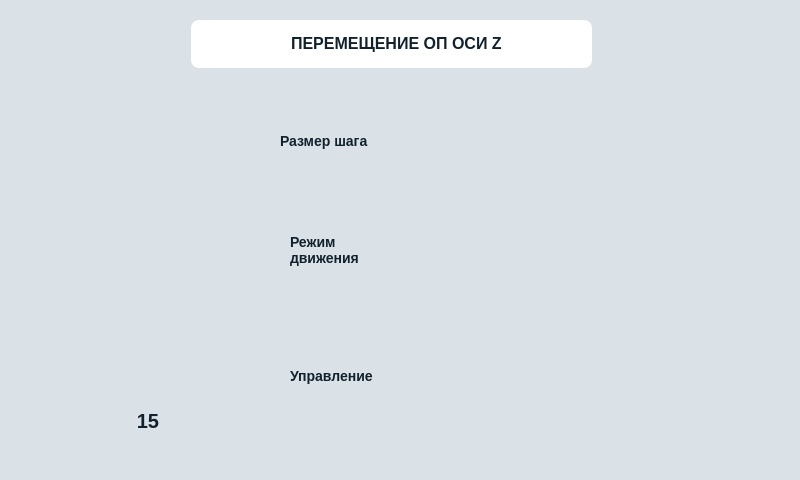
<?xml version="1.0" encoding="UTF-8"?>
<ui version="4.0">
 <class>ZWindow</class>
 <widget class="QMainWindow" name="ZWindow">
  <property name="geometry">
   <rect>
    <x>0</x>
    <y>0</y>
    <width>800</width>
    <height>480</height>
   </rect>
  </property>
  <property name="windowTitle">
   <string>MainWindow</string>
  </property>
  <property name="styleSheet">
   <string notr="true">background-color: rgb(218, 226, 232);</string>
  </property>
  <widget class="QWidget" name="centralwidget">
   <widget class="QFrame" name="frame">
    <property name="geometry">
     <rect>
      <x>191</x>
      <y>20</y>
      <width>401</width>
      <height>48</height>
     </rect>
    </property>
    <property name="styleSheet">
     <string notr="true">background-color: rgb(255, 255, 255);
border-radius: 8px;</string>
    </property>
    <property name="frameShape">
     <enum>QFrame::StyledPanel</enum>
    </property>
    <property name="frameShadow">
     <enum>QFrame::Raised</enum>
    </property>
    <widget class="QLabel" name="label">
     <property name="geometry">
      <rect>
       <x>100</x>
       <y>13</y>
       <width>251</width>
       <height>20</height>
      </rect>
     </property>
     <property name="styleSheet">
      <string notr="true">color: #12222D;
font-family: 'RF Dewi';
font-style: normal;
font-weight: 700;
font-size: 16px;
line-height: 120%;
text-align: center;</string>
     </property>
     <property name="text">
      <string>ПЕРЕМЕЩЕНИЕ ОП ОСИ Z</string>
     </property>
    </widget>
   </widget>
   <widget class="QLabel" name="label_2">
    <property name="geometry">
     <rect>
      <x>686</x>
      <y>30</y>
      <width>94</width>
      <height>31</height>
     </rect>
    </property>
    <property name="text">
     <string/>
    </property>
    <property name="pixmap">
     <pixmap resource="res.qrc">:/res/img/logo.png</pixmap>
    </property>
    <property name="scaledContents">
     <bool>true</bool>
    </property>
   </widget>
   <widget class="QLabel" name="label_16">
    <property name="geometry">
     <rect>
      <x>20</x>
      <y>20</y>
      <width>151</width>
      <height>48</height>
     </rect>
    </property>
    <property name="text">
     <string/>
    </property>
    <property name="pixmap">
     <pixmap resource="res.qrc">:/res/img/back.png</pixmap>
    </property>
    <property name="scaledContents">
     <bool>false</bool>
    </property>
   </widget>
   <widget class="QPushButton" name="backButton">
    <property name="geometry">
     <rect>
      <x>10</x>
      <y>10</y>
      <width>171</width>
      <height>61</height>
     </rect>
    </property>
    <property name="focusPolicy">
     <enum>Qt::NoFocus</enum>
    </property>
    <property name="styleSheet">
     <string notr="true">background-color: transparent;
border : 0;</string>
    </property>
    <property name="text">
     <string/>
    </property>
   </widget>
   <widget class="QLabel" name="label_4">
    <property name="geometry">
     <rect>
      <x>10</x>
      <y>80</y>
      <width>241</width>
      <height>391</height>
     </rect>
    </property>
    <property name="text">
     <string/>
    </property>
    <property name="pixmap">
     <pixmap resource="res.qrc">:/res/img/z.png</pixmap>
    </property>
   </widget>
   <widget class="QLabel" name="label_6">
    <property name="geometry">
     <rect>
      <x>260</x>
      <y>201</y>
      <width>521</width>
      <height>101</height>
     </rect>
    </property>
    <property name="text">
     <string/>
    </property>
    <property name="pixmap">
     <pixmap resource="res.qrc">:/res/img/z_2.png</pixmap>
    </property>
   </widget>
   <widget class="QLabel" name="label_7">
    <property name="geometry">
     <rect>
      <x>260</x>
      <y>306</y>
      <width>521</width>
      <height>151</height>
     </rect>
    </property>
    <property name="text">
     <string/>
    </property>
    <property name="pixmap">
     <pixmap resource="res.qrc">:/res/img/z_3.png</pixmap>
    </property>
   </widget>
   <widget class="QLabel" name="label_9">
    <property name="geometry">
     <rect>
      <x>290</x>
      <y>224</y>
      <width>101</width>
      <height>51</height>
     </rect>
    </property>
    <property name="styleSheet">
     <string notr="true">font-family: 'RF Dewi';
font-style: normal;
font-weight: 800;
font-size: 14px;
color: #12222D;
border:0px;
background-color: rgba(255, 255, 255, 0);</string>
    </property>
    <property name="text">
     <string>Режим
движения</string>
    </property>
   </widget>
   <widget class="QLabel" name="label_10">
    <property name="geometry">
     <rect>
      <x>290</x>
      <y>350</y>
      <width>101</width>
      <height>51</height>
     </rect>
    </property>
    <property name="styleSheet">
     <string notr="true">font-family: 'RF Dewi';
font-style: normal;
font-weight: 800;
font-size: 14px;
color: #12222D;
border:0px;
background-color: rgba(255, 255, 255, 0);</string>
    </property>
    <property name="text">
     <string>Управление</string>
    </property>
   </widget>
   <widget class="QLabel" name="modeLabel">
    <property name="geometry">
     <rect>
      <x>410</x>
      <y>223</y>
      <width>371</width>
      <height>71</height>
     </rect>
    </property>
    <property name="styleSheet">
     <string notr="true">background-color: rgba(255, 255, 255, 0);</string>
    </property>
    <property name="text">
     <string/>
    </property>
    <property name="pixmap">
     <pixmap resource="res.qrc">:/res/img/z_move_step.png</pixmap>
    </property>
   </widget>
   <widget class="QLabel" name="upLabel">
    <property name="geometry">
     <rect>
      <x>400</x>
      <y>323</y>
      <width>131</width>
      <height>131</height>
     </rect>
    </property>
    <property name="styleSheet">
     <string notr="true">background-color: rgba(255, 255, 255, 0);</string>
    </property>
    <property name="text">
     <string/>
    </property>
    <property name="pixmap">
     <pixmap resource="res.qrc">:/res/img/z_up.png</pixmap>
    </property>
   </widget>
   <widget class="QLabel" name="stopLabel">
    <property name="geometry">
     <rect>
      <x>520</x>
      <y>323</y>
      <width>131</width>
      <height>131</height>
     </rect>
    </property>
    <property name="styleSheet">
     <string notr="true">background-color: rgba(255, 255, 255, 0);</string>
    </property>
    <property name="text">
     <string/>
    </property>
    <property name="pixmap">
     <pixmap resource="res.qrc">:/res/img/z_stop.png</pixmap>
    </property>
   </widget>
   <widget class="QLabel" name="downLabel">
    <property name="geometry">
     <rect>
      <x>640</x>
      <y>323</y>
      <width>131</width>
      <height>131</height>
     </rect>
    </property>
    <property name="styleSheet">
     <string notr="true">background-color: rgba(255, 255, 255, 0);</string>
    </property>
    <property name="text">
     <string/>
    </property>
    <property name="pixmap">
     <pixmap resource="res.qrc">:/res/img/z_down.png</pixmap>
    </property>
   </widget>
   <widget class="QPushButton" name="stepButton">
    <property name="geometry">
     <rect>
      <x>410</x>
      <y>210</y>
      <width>181</width>
      <height>81</height>
     </rect>
    </property>
    <property name="focusPolicy">
     <enum>Qt::NoFocus</enum>
    </property>
    <property name="styleSheet">
     <string notr="true">background-color: transparent;
border : 0;</string>
    </property>
    <property name="text">
     <string/>
    </property>
   </widget>
   <widget class="QPushButton" name="stopButton">
    <property name="geometry">
     <rect>
      <x>590</x>
      <y>210</y>
      <width>181</width>
      <height>81</height>
     </rect>
    </property>
    <property name="focusPolicy">
     <enum>Qt::NoFocus</enum>
    </property>
    <property name="styleSheet">
     <string notr="true">background-color: transparent;
border : 0;</string>
    </property>
    <property name="text">
     <string/>
    </property>
   </widget>
   <widget class="QPushButton" name="upButton">
    <property name="geometry">
     <rect>
      <x>410</x>
      <y>310</y>
      <width>121</width>
      <height>141</height>
     </rect>
    </property>
    <property name="focusPolicy">
     <enum>Qt::NoFocus</enum>
    </property>
    <property name="styleSheet">
     <string notr="true">background-color: transparent;
border : 0;</string>
    </property>
    <property name="text">
     <string/>
    </property>
   </widget>
   <widget class="QPushButton" name="zstopButton">
    <property name="geometry">
     <rect>
      <x>530</x>
      <y>310</y>
      <width>121</width>
      <height>141</height>
     </rect>
    </property>
    <property name="focusPolicy">
     <enum>Qt::NoFocus</enum>
    </property>
    <property name="styleSheet">
     <string notr="true">background-color: transparent;
border : 0;</string>
    </property>
    <property name="text">
     <string/>
    </property>
   </widget>
   <widget class="QPushButton" name="downButton">
    <property name="geometry">
     <rect>
      <x>650</x>
      <y>310</y>
      <width>121</width>
      <height>141</height>
     </rect>
    </property>
    <property name="focusPolicy">
     <enum>Qt::NoFocus</enum>
    </property>
    <property name="styleSheet">
     <string notr="true">background-color: transparent;
border : 0;</string>
    </property>
    <property name="text">
     <string/>
    </property>
   </widget>
   <widget class="QFrame" name="frame_3">
    <property name="geometry">
     <rect>
      <x>260</x>
      <y>80</y>
      <width>521</width>
      <height>121</height>
     </rect>
    </property>
    <property name="frameShape">
     <enum>QFrame::StyledPanel</enum>
    </property>
    <property name="frameShadow">
     <enum>QFrame::Raised</enum>
    </property>
    <widget class="QPushButton" name="dButton">
     <property name="geometry">
      <rect>
       <x>418</x>
       <y>16</y>
       <width>91</width>
       <height>81</height>
      </rect>
     </property>
     <property name="focusPolicy">
      <enum>Qt::NoFocus</enum>
     </property>
     <property name="styleSheet">
      <string notr="true">background-color: transparent;
border : 0;</string>
     </property>
     <property name="text">
      <string/>
     </property>
    </widget>
    <widget class="QLabel" name="label_8">
     <property name="geometry">
      <rect>
       <x>20</x>
       <y>35</y>
       <width>101</width>
       <height>51</height>
      </rect>
     </property>
     <property name="styleSheet">
      <string notr="true">font-family: 'RF Dewi';
font-style: normal;
font-weight: 800;
font-size: 14px;
color: #12222D;
border:0px;
background-color: rgba(255, 255, 255, 0);</string>
     </property>
     <property name="text">
      <string>Размер шага</string>
     </property>
    </widget>
    <widget class="QLabel" name="stepLabel">
     <property name="geometry">
      <rect>
       <x>143</x>
       <y>25</y>
       <width>371</width>
       <height>91</height>
      </rect>
     </property>
     <property name="styleSheet">
      <string notr="true">background-color: rgba(255, 255, 255, 0);</string>
     </property>
     <property name="text">
      <string/>
     </property>
     <property name="pixmap">
      <pixmap resource="res.qrc">:/res/img/selector_50.png</pixmap>
     </property>
    </widget>
    <widget class="QPushButton" name="bButton">
     <property name="geometry">
      <rect>
       <x>250</x>
       <y>17</y>
       <width>81</width>
       <height>81</height>
      </rect>
     </property>
     <property name="focusPolicy">
      <enum>Qt::NoFocus</enum>
     </property>
     <property name="styleSheet">
      <string notr="true">background-color: transparent;
border : 0;</string>
     </property>
     <property name="text">
      <string/>
     </property>
    </widget>
    <widget class="QPushButton" name="aButton">
     <property name="geometry">
      <rect>
       <x>150</x>
       <y>20</y>
       <width>101</width>
       <height>81</height>
      </rect>
     </property>
     <property name="focusPolicy">
      <enum>Qt::NoFocus</enum>
     </property>
     <property name="styleSheet">
      <string notr="true">background-color: transparent;
border : 0;</string>
     </property>
     <property name="text">
      <string/>
     </property>
    </widget>
    <widget class="QPushButton" name="cButton">
     <property name="geometry">
      <rect>
       <x>330</x>
       <y>16</y>
       <width>91</width>
       <height>81</height>
      </rect>
     </property>
     <property name="focusPolicy">
      <enum>Qt::NoFocus</enum>
     </property>
     <property name="styleSheet">
      <string notr="true">background-color: transparent;
border : 0;</string>
     </property>
     <property name="text">
      <string/>
     </property>
    </widget>
    <widget class="QLabel" name="label_3">
     <property name="geometry">
      <rect>
       <x>0</x>
       <y>0</y>
       <width>521</width>
       <height>121</height>
      </rect>
     </property>
     <property name="text">
      <string/>
     </property>
     <property name="pixmap">
      <pixmap resource="res.qrc">:/res/img/z_1.png</pixmap>
     </property>
    </widget>
    <zorder>label_3</zorder>
    <zorder>label_8</zorder>
    <zorder>stepLabel</zorder>
    <zorder>bButton</zorder>
    <zorder>cButton</zorder>
    <zorder>aButton</zorder>
    <zorder>dButton</zorder>
   </widget>
   <widget class="QLabel" name="connectionWifi">
    <property name="geometry">
     <rect>
      <x>610</x>
      <y>20</y>
      <width>48</width>
      <height>48</height>
     </rect>
    </property>
    <property name="text">
     <string/>
    </property>
    <property name="pixmap">
     <pixmap resource="res.qrc">:/res/img/noSignal.png</pixmap>
    </property>
   </widget>
   <widget class="QLabel" name="loadLabel">
    <property name="geometry">
     <rect>
      <x>78</x>
      <y>402</y>
      <width>81</width>
      <height>31</height>
     </rect>
    </property>
    <property name="styleSheet">
     <string notr="true">font-family: 'RF Dewi';
font-style: normal;
font-weight: 800;
font-size: 20px;
color: #12222D;
border:0px;
background-color: rgba(255, 255, 255, 0);</string>
    </property>
    <property name="text">
     <string>15</string>
    </property>
    <property name="alignment">
     <set>Qt::AlignBottom|Qt::AlignRight|Qt::AlignTrailing</set>
    </property>
   </widget>
  </widget>
 </widget>
 <resources>
  <include location="res.qrc"/>
 </resources>
 <connections/>
</ui>
